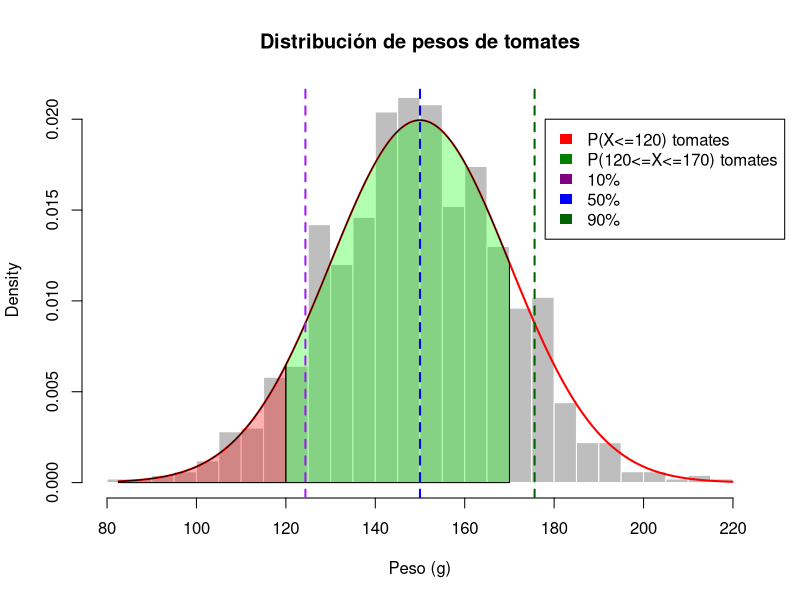

Recreate this plot in R.
# 1. Simulación reproducible
set.seed(42)
tomates <- rnorm(1000, mean = 150, sd = 20)

# 2. Histograma con densidad teórica
hist(tomates, breaks = 30, probability = TRUE,
     main = "Distribución de pesos de tomates",
     xlab = "Peso (g)", col = "gray", border = "white")

# Curva teórica
x <- seq(min(tomates), max(tomates), length = 200)
lines(x, dnorm(x, mean = 150, sd = 20), col = "red", lwd = 2)

# 3. Probabilidades con pnorm
prob_menor_120 <- pnorm(120, mean = 150, sd = 20)
prob_entre <- pnorm(170, mean = 150, sd = 20, lower.tail = TRUE) - pnorm(120, mean = 150, sd = 20, lower.tail = TRUE)

# P(X <= 120) Zona de datos que son..
prob_menor_120
# P(120 <= X <= 170) Zona de datos que son..
prob_entre

# 4. Percentiles con qnorm

# Percentil 10, 50 y 90
p10 <- qnorm(0.10, mean = 150, sd = 20)
p50 <- qnorm(0.50, mean = 150, sd = 20) 
p90 <- qnorm(0.90, mean = 150, sd = 20)

# Valor tal que 10% de los datos son <= que...
p10
# Valor tal que 50% de los datos son <= que... 
p50
# Valor tal que 90% de los datos son <= que...
p90

# 5. Gráficas ilustrativas

# Sombrear área P(X <= 120)
x1 <- seq(min(x),120, length = 100)
polygon(c(x1,rev(x1)), c(dnorm(x1,150,20), rep(0,length(x1))), col = rgb(1,0,0,0.3))

# Sombrear área P(120 <= X <= 170)
x2 <- seq(120,170, length = 100)
polygon(c(x2,rev(x2)), c(dnorm(x2,150,20), rep(0,length(x2))), col = rgb(0,1,0,0.3))


# Agregar líneas verticales en percentiles
abline(v = c(p10, p50, p90), col = c("purple", "blue", "darkgreen"),
       lty = 2, lwd = 2)

# Cuadro de caracteristicas

legend(x = 178, y = 0.02,
       legend = c("P(X<=120) tomates", "P(120<=X<=170) tomates", "10%" , "50%", "90%"),
       fill = c(
         rgb(255, 0, 0, maxColorValue=255),      # red
         rgb(0, 128, 0, maxColorValue=255),      # green
         rgb(128, 0, 128, maxColorValue=255),    # purple
         rgb(0, 0, 255, maxColorValue=255),      # blue
         rgb(0, 100, 0, maxColorValue=255)       # darkgreen
       ),
       border = NA,xpd = TRUE)

# Cantidad de datos a 1 desviacion a cada lado son 68%
# Cantidad de datos a 2 desviaciones a cada lado son 95.5%
# Cantidad de datos a 3 desviaciones a cada lado son 99.7%